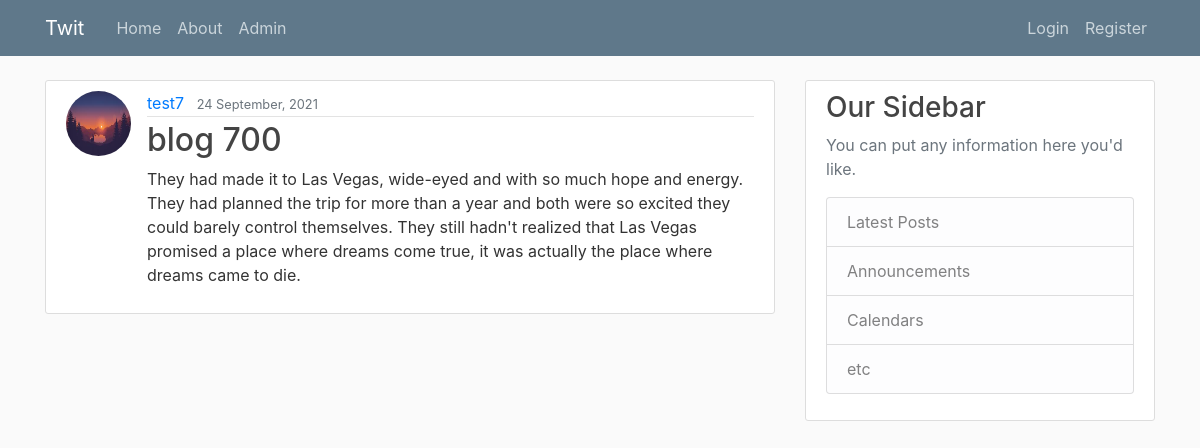
Screenshot of /post/7/ with the database file from the repository.
### blog/models.py (models this page shows, shortened)
class Post(models.Model):
    title = models.CharField(max_length=100)
    content = models.TextField()
    date_posted = models.DateTimeField(default=timezone.now)
    author = models.ForeignKey(User, on_delete=models.CASCADE)

### users/models.py (models this page shows, shortened)
class Profile(models.Model):
    user = models.OneToOneField(User, on_delete=models.CASCADE)
    image = models.ImageField(default ='default.jpg', upload_to ='profile_pics')

### blog/views.py (the view)
# urls.py: path('post/<int:pk>/', PostDetailView.as_view(), name='post-detail'),
class PostDetailView(DetailView):
    model = Post

### blog/templates/blog/post_detail.html (shortened to what this page needs)
{% extends "blog/base.html" %}
{% block content %}
<article class="media content-section">
    <img class="rounded-circle article-img" src="{{ object.author.profile.image.url }}">
    <div class="media-body">
      <div class="article-metadata">
        <a class="mr-2" href="{% url 'user-posts' object.author.username %}">{{ object.author }}</a>
        <small class="text-muted">{{ object.date_posted|date:"d F, Y" }}</small>
      </div>
      <h2 class="article-title">{{ object.title }}</h2>
      <p class="article-content">{{ object.content }}</p>
    </div>
</article>
{% endblock content %}

### blog/static/blog/main.css (style rules this page uses)
body { background: #fafafa; color: #333333; margin-top: 5rem; }
h1, h2, h3, h4, h5, h6 { color: #444444; }
.content-section { background: #ffffff; padding: 10px 20px; border: 1px solid #dddddd; border-radius: 3px; margin-bottom: 20px; }
.article-title { color: #444444; }
.article-content { white-space: pre-line; }
.article-img { height: 65px; width: 65px; margin-right: 16px; }
.article-metadata { padding-bottom: 1px; margin-bottom: 4px; border-bottom: 1px solid #e3e3e3 }

### rows the page displays
Post: author.profile.image (picture), author "test7", date_posted "24 September, 2021", title "blog 700", content "They had made it to Las Vegas, wide-eyed and with so much hope and energy. They had planned the trip for more than a year and both were so excited they could barely control themselves. They still hadn't realized that Las Vegas promised a place where dreams come true, it was actually the place where dreams came to die."
